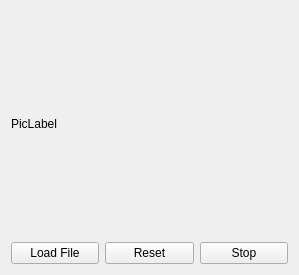
<?xml version="1.0" encoding="UTF-8"?>
<ui version="4.0">
 <class>PicMosaic</class>
 <widget class="QWidget" name="PicMosaic">
  <property name="geometry">
   <rect>
    <x>0</x>
    <y>0</y>
    <width>299</width>
    <height>275</height>
   </rect>
  </property>
  <property name="windowTitle">
   <string>PicMosaic</string>
  </property>
  <layout class="QVBoxLayout" name="verticalLayout">
   <item>
    <widget class="QLabel" name="label">
     <property name="text">
      <string>PicLabel</string>
     </property>
    </widget>
   </item>
   <item>
    <layout class="QHBoxLayout" name="horizontalLayout">
     <item>
      <widget class="QPushButton" name="loadFile">
       <property name="text">
        <string>Load File</string>
       </property>
      </widget>
     </item>
     <item>
      <widget class="QPushButton" name="reset">
       <property name="text">
        <string>Reset</string>
       </property>
      </widget>
     </item>
     <item>
      <widget class="QPushButton" name="stop">
       <property name="text">
        <string>Stop</string>
       </property>
      </widget>
     </item>
    </layout>
   </item>
  </layout>
 </widget>
 <layoutdefault spacing="6" margin="11"/>
 <resources/>
 <connections/>
</ui>
